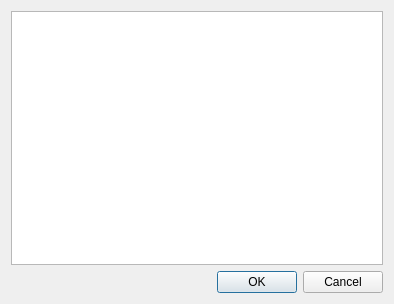
<?xml version="1.0" encoding="UTF-8"?>
<ui version="4.0">
 <class>DebugConsole</class>
 <widget class="QDialog" name="DebugConsole">
  <property name="geometry">
   <rect>
    <x>0</x>
    <y>0</y>
    <width>394</width>
    <height>304</height>
   </rect>
  </property>
  <property name="windowTitle">
   <string>Dialog</string>
  </property>
  <layout class="QVBoxLayout" name="verticalLayout">
   <item>
    <widget class="QTextEdit" name="output">
     <property name="readOnly">
      <bool>true</bool>
     </property>
    </widget>
   </item>
   <item>
    <widget class="QDialogButtonBox" name="buttonBox">
     <property name="orientation">
      <enum>Qt::Horizontal</enum>
     </property>
     <property name="standardButtons">
      <set>QDialogButtonBox::Cancel|QDialogButtonBox::Ok</set>
     </property>
    </widget>
   </item>
  </layout>
 </widget>
 <resources/>
 <connections>
  <connection>
   <sender>buttonBox</sender>
   <signal>rejected()</signal>
   <receiver>DebugConsole</receiver>
   <slot>reject()</slot>
   <hints>
    <hint type="sourcelabel">
     <x>316</x>
     <y>260</y>
    </hint>
    <hint type="destinationlabel">
     <x>286</x>
     <y>274</y>
    </hint>
   </hints>
  </connection>
  <connection>
   <sender>buttonBox</sender>
   <signal>accepted()</signal>
   <receiver>DebugConsole</receiver>
   <slot>accept()</slot>
   <hints>
    <hint type="sourcelabel">
     <x>248</x>
     <y>254</y>
    </hint>
    <hint type="destinationlabel">
     <x>157</x>
     <y>274</y>
    </hint>
   </hints>
  </connection>
 </connections>
</ui>
